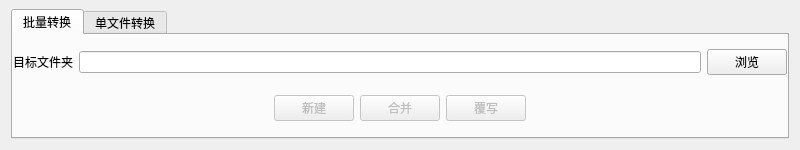
<?xml version="1.0" encoding="UTF-8"?>
<ui version="4.0">
 <class>AnnotationConverterWidget</class>
 <widget class="QWidget" name="AnnotationConverterWidget">
  <property name="windowModality">
   <enum>Qt::WindowModal</enum>
  </property>
  <property name="geometry">
   <rect>
    <x>0</x>
    <y>0</y>
    <width>800</width>
    <height>150</height>
   </rect>
  </property>
  <property name="windowTitle">
   <string>标注转换器</string>
  </property>
  <layout class="QVBoxLayout" name="verticalLayout" stretch="1">
   <property name="topMargin">
    <number>9</number>
   </property>
   <item>
    <widget class="QTabWidget" name="tabWidget">
     <property name="currentIndex">
      <number>0</number>
     </property>
     <widget class="QWidget" name="batchConvertTab">
      <attribute name="title">
       <string>批量转换</string>
      </attribute>
      <layout class="QVBoxLayout" name="verticalLayout_2">
       <property name="leftMargin">
        <number>0</number>
       </property>
       <property name="topMargin">
        <number>0</number>
       </property>
       <property name="rightMargin">
        <number>0</number>
       </property>
       <property name="bottomMargin">
        <number>0</number>
       </property>
       <item>
        <layout class="QHBoxLayout" name="horizontalLayout">
         <item>
          <widget class="QLabel" name="label">
           <property name="text">
            <string>目标文件夹</string>
           </property>
          </widget>
         </item>
         <item>
          <widget class="QLineEdit" name="targetFolderLineEdit">
           <property name="readOnly">
            <bool>true</bool>
           </property>
          </widget>
         </item>
         <item>
          <widget class="QPushButton" name="browseFolderPushButton">
           <property name="text">
            <string>浏览</string>
           </property>
          </widget>
         </item>
        </layout>
       </item>
       <item>
        <layout class="QHBoxLayout" name="horizontalLayout_2">
         <item>
          <spacer name="horizontalSpacer">
           <property name="orientation">
            <enum>Qt::Horizontal</enum>
           </property>
           <property name="sizeHint" stdset="0">
            <size>
             <width>40</width>
             <height>20</height>
            </size>
           </property>
          </spacer>
         </item>
         <item>
          <widget class="QPushButton" name="newPushButton">
           <property name="enabled">
            <bool>false</bool>
           </property>
           <property name="text">
            <string>新建</string>
           </property>
          </widget>
         </item>
         <item>
          <widget class="QPushButton" name="mergePushButton">
           <property name="enabled">
            <bool>false</bool>
           </property>
           <property name="text">
            <string>合并</string>
           </property>
          </widget>
         </item>
         <item>
          <widget class="QPushButton" name="overwritePushButton">
           <property name="enabled">
            <bool>false</bool>
           </property>
           <property name="text">
            <string>覆写</string>
           </property>
          </widget>
         </item>
         <item>
          <spacer name="horizontalSpacer_2">
           <property name="orientation">
            <enum>Qt::Horizontal</enum>
           </property>
           <property name="sizeHint" stdset="0">
            <size>
             <width>40</width>
             <height>20</height>
            </size>
           </property>
          </spacer>
         </item>
        </layout>
       </item>
      </layout>
     </widget>
     <widget class="QWidget" name="singleConvertTab">
      <attribute name="title">
       <string>单文件转换</string>
      </attribute>
      <layout class="QVBoxLayout" name="verticalLayout_3">
       <property name="leftMargin">
        <number>0</number>
       </property>
       <property name="topMargin">
        <number>0</number>
       </property>
       <property name="rightMargin">
        <number>0</number>
       </property>
       <property name="bottomMargin">
        <number>0</number>
       </property>
       <item>
        <layout class="QHBoxLayout" name="horizontalLayout_4">
         <item>
          <widget class="QLabel" name="label_2">
           <property name="text">
            <string>目标文件</string>
           </property>
          </widget>
         </item>
         <item>
          <widget class="QLineEdit" name="targetFileLineEdit">
           <property name="readOnly">
            <bool>true</bool>
           </property>
          </widget>
         </item>
         <item>
          <widget class="QPushButton" name="browseFilePushButton">
           <property name="text">
            <string>浏览</string>
           </property>
          </widget>
         </item>
        </layout>
       </item>
       <item>
        <layout class="QHBoxLayout" name="horizontalLayout_5">
         <item>
          <spacer name="horizontalSpacer_3">
           <property name="orientation">
            <enum>Qt::Horizontal</enum>
           </property>
           <property name="sizeHint" stdset="0">
            <size>
             <width>40</width>
             <height>20</height>
            </size>
           </property>
          </spacer>
         </item>
         <item>
          <widget class="QPushButton" name="convertFilePushButton">
           <property name="enabled">
            <bool>false</bool>
           </property>
           <property name="text">
            <string>转换</string>
           </property>
          </widget>
         </item>
         <item>
          <spacer name="horizontalSpacer_4">
           <property name="orientation">
            <enum>Qt::Horizontal</enum>
           </property>
           <property name="sizeHint" stdset="0">
            <size>
             <width>40</width>
             <height>20</height>
            </size>
           </property>
          </spacer>
         </item>
        </layout>
       </item>
      </layout>
     </widget>
    </widget>
   </item>
  </layout>
 </widget>
 <resources/>
 <connections/>
</ui>
